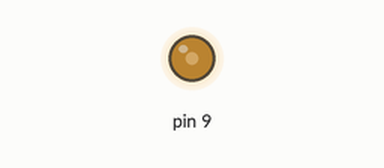
Recording of a sketch running on a simulated Arduino Uno, built with avr-gcc and run on an emulated ATmega328P. Shown: output pins drawn as LEDs (lit = HIGH).

Above: at 0.05 s.
At 1.5 s:
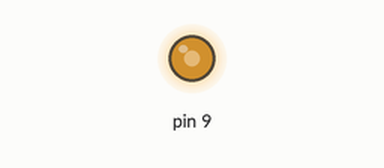
Timing chart, 0 to 4.7 s (numbered marks = the images above):
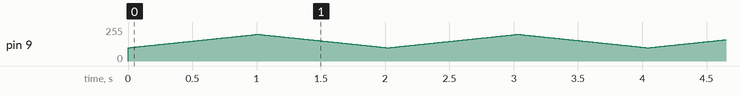

The sketch:

dimmer.ino
```cpp
void setup(){
  Serial.begin(9600);
  pinMode(9, OUTPUT);
}


void loop(){
  for(int i =100; i<=200; i++){
    analogWrite(9, i);
    delay(10);
  }
  for(int i=200; i>=100; i--){
    analogWrite(9, i);
    delay(10);
  }
}
```
